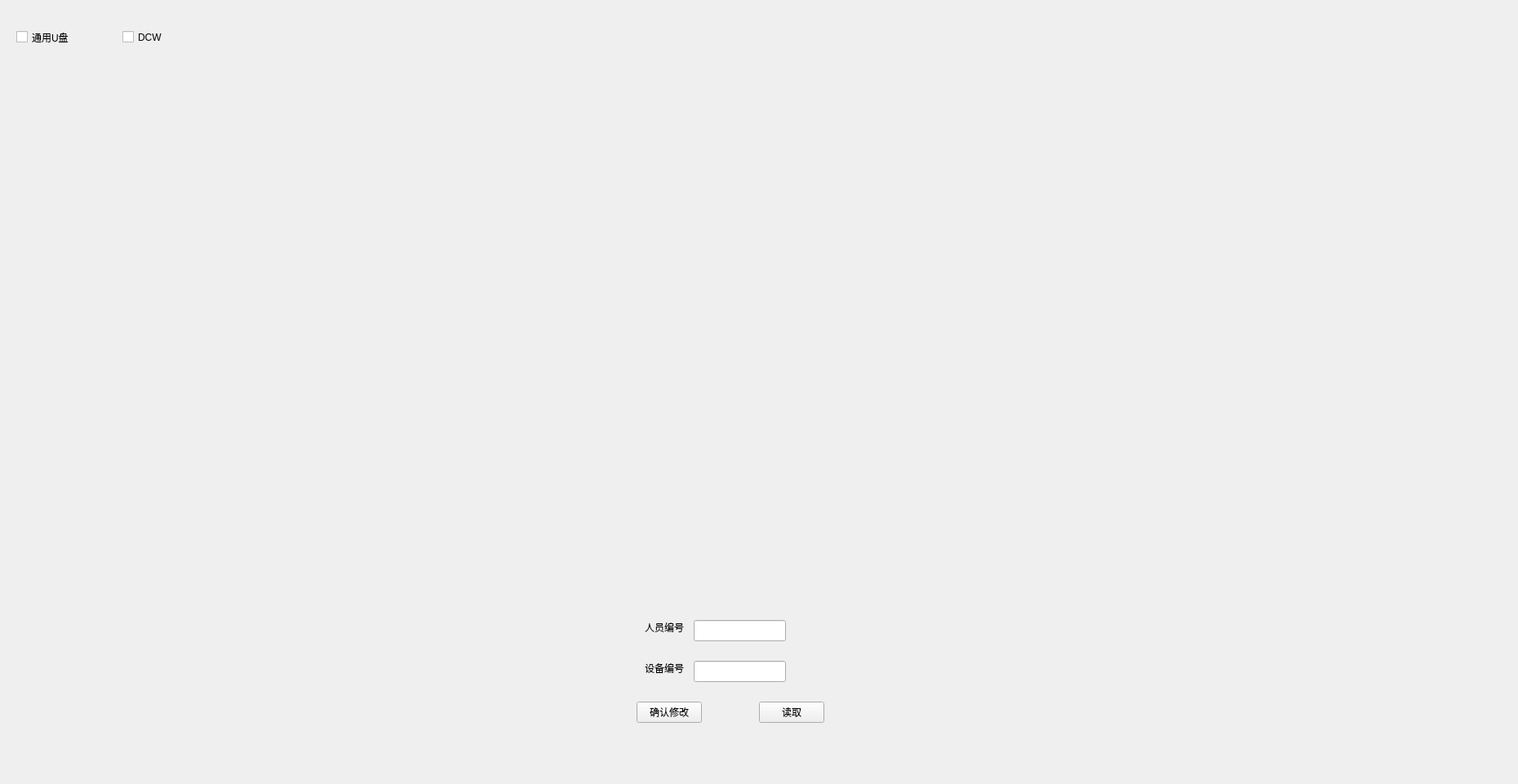
<?xml version="1.0" encoding="UTF-8"?>
<ui version="4.0">
 <class>RecorderSettingForm</class>
 <widget class="QWidget" name="RecorderSettingForm">
  <property name="geometry">
   <rect>
    <x>0</x>
    <y>0</y>
    <width>1860</width>
    <height>961</height>
   </rect>
  </property>
  <property name="windowTitle">
   <string>Form</string>
  </property>
  <widget class="QLabel" name="label">
   <property name="geometry">
    <rect>
     <x>790</x>
     <y>760</y>
     <width>54</width>
     <height>18</height>
    </rect>
   </property>
   <property name="text">
    <string>人员编号</string>
   </property>
  </widget>
  <widget class="QLineEdit" name="lineEditUserNo">
   <property name="geometry">
    <rect>
     <x>850</x>
     <y>760</y>
     <width>113</width>
     <height>26</height>
    </rect>
   </property>
  </widget>
  <widget class="QLineEdit" name="lineEditDeviceNo">
   <property name="geometry">
    <rect>
     <x>850</x>
     <y>810</y>
     <width>113</width>
     <height>26</height>
    </rect>
   </property>
  </widget>
  <widget class="QLabel" name="label_2">
   <property name="geometry">
    <rect>
     <x>790</x>
     <y>810</y>
     <width>54</width>
     <height>18</height>
    </rect>
   </property>
   <property name="text">
    <string>设备编号</string>
   </property>
  </widget>
  <widget class="QPushButton" name="pushButtonModify">
   <property name="geometry">
    <rect>
     <x>780</x>
     <y>860</y>
     <width>80</width>
     <height>26</height>
    </rect>
   </property>
   <property name="text">
    <string>确认修改</string>
   </property>
  </widget>
  <widget class="QPushButton" name="pushButtonRead">
   <property name="geometry">
    <rect>
     <x>930</x>
     <y>860</y>
     <width>80</width>
     <height>26</height>
    </rect>
   </property>
   <property name="text">
    <string>读取</string>
   </property>
  </widget>
  <widget class="QCheckBox" name="checkBox">
   <property name="geometry">
    <rect>
     <x>20</x>
     <y>20</y>
     <width>111</width>
     <height>51</height>
    </rect>
   </property>
   <property name="styleSheet">
    <string notr="true"/>
   </property>
   <property name="text">
    <string>通用U盘</string>
   </property>
  </widget>
  <widget class="QCheckBox" name="checkBox_3">
   <property name="geometry">
    <rect>
     <x>150</x>
     <y>20</y>
     <width>111</width>
     <height>51</height>
    </rect>
   </property>
   <property name="styleSheet">
    <string notr="true"/>
   </property>
   <property name="text">
    <string>DCW</string>
   </property>
  </widget>
 </widget>
 <resources/>
 <connections>
  <connection>
   <sender>pushButtonModify</sender>
   <signal>clicked()</signal>
   <receiver>RecorderSettingForm</receiver>
   <slot>pushButtonClickConfirmModify()</slot>
   <hints>
    <hint type="sourcelabel">
     <x>874</x>
     <y>615</y>
    </hint>
    <hint type="destinationlabel">
     <x>884</x>
     <y>797</y>
    </hint>
   </hints>
  </connection>
  <connection>
   <sender>pushButtonRead</sender>
   <signal>clicked()</signal>
   <receiver>RecorderSettingForm</receiver>
   <slot>pushButtonClickReadParam()</slot>
   <hints>
    <hint type="sourcelabel">
     <x>991</x>
     <y>621</y>
    </hint>
    <hint type="destinationlabel">
     <x>1021</x>
     <y>832</y>
    </hint>
   </hints>
  </connection>
 </connections>
 <slots>
  <slot>pushButtonClickConfirmModify()</slot>
  <slot>pushButtonClickReadParam()</slot>
 </slots>
</ui>
